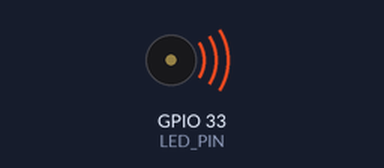
The sketch below on a simulated ESP32. On the bench: buzzer (waves = sounding).

Above: at 0.2 s.
Timing chart, 0 to 35.3 s (numbered marks = the images above):
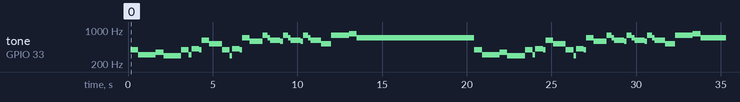

The sketch:

buzzer_test.ino
```cpp
#define NOTE_Ab NOTE_Gs


// use 12 bit precision for LEDC timer
#define LEDC_TIMER_12_BIT 12

// use 5000 Hz as a LEDC base frequency
#define LEDC_BASE_FREQ 5000

// fade LED PIN (replace with LED_BUILTIN constant for built-in LED)
#define LED_PIN 33

#define ONVALUE 200

#define quarter_note_length 300

// Arduino like analogWrite
// value has to be between 0 and valueMax
void ledcAnalogWrite(uint8_t pin, uint32_t value, uint32_t valueMax = 255) {
  // calculate duty, 4095 from 2 ^ 12 - 1
  uint32_t duty = (4095 / valueMax) * min(value, valueMax);

  // write duty to LEDC
  ledcWrite(pin, duty);
}

void setup() {
  // put your setup code here, to run once:
  Serial.begin(115200);
  pinMode(LED_PIN, OUTPUT);
  // Setup timer with given frequency, resolution and attach it to a led pin with auto-selected channel
  ledcAttach(LED_PIN, LEDC_BASE_FREQ, LEDC_TIMER_12_BIT);

}
void restNote(int time) {
  analogWrite(LED_PIN, 0);
  delay(time);
  analogWrite(LED_PIN, ONVALUE);
}

void playNote(note_t note, int timeLength, int octave) {
  // play the note for 90% of the time then turn off for a little
  ledcWriteNote(LED_PIN, note, octave);
  delay(timeLength * 0.9);
  restNote(timeLength * 0.1);
}

void playNote_legato(note_t note, int timeLength, int octave) {
  ledcWriteNote(LED_PIN, note, octave);
  delay(timeLength);
}

void loop() {
  // put your main code here, to run repeatedly:
  ledcAnalogWrite(LED_PIN, 200);
  restNote(quarter_note_length / 2);
  // measure 1/2
  for (int i = 0; i < 3; i++) {
    playNote(NOTE_G, quarter_note_length / 2, 4);
  }
  playNote(NOTE_Eb, quarter_note_length * 3, 4);
  // measure 3-5
  restNote(quarter_note_length / 2);
  for (int i = 0; i < 3; i++) {
    playNote(NOTE_F, quarter_note_length / 2, 4);
  }
  playNote(NOTE_D, quarter_note_length * 3, 4);

  // measure 6
  restNote(quarter_note_length / 2);
  for (int i = 0; i < 3; i++) {
    playNote(NOTE_G, quarter_note_length / 2, 4);
  }
  // measure 7
  playNote(NOTE_Eb, quarter_note_length / 2, 4);
  for (int i = 0; i < 3; i++) {
    playNote(NOTE_Ab, quarter_note_length / 2, 4);
  }
  //measure 8
  playNote(NOTE_G, quarter_note_length / 2, 4);
  for (int i = 0; i < 3; i++) {
    playNote(NOTE_Eb, quarter_note_length / 2, 5);
  }
  // measure 9
  playNote_legato(NOTE_C, quarter_note_length * 2, 5);
  //measure 10
  playNote(NOTE_C, quarter_note_length / 2, 5);
  for (int i = 0; i < 3; i++) {
    playNote(NOTE_G, quarter_note_length / 2, 4);
  }

  //measure 11
  playNote(NOTE_D, quarter_note_length / 2, 4);
  for (int i = 0; i < 3; i++) {
    playNote(NOTE_Ab, quarter_note_length / 2, 4);
  }

  //measure 12
  playNote(NOTE_G, quarter_note_length / 2, 4);
  for (int i = 0; i < 3; i++) {
    playNote(NOTE_F, quarter_note_length / 2, 5);
  }

  //measure 13
  playNote(NOTE_D, quarter_note_length * 2, 5);
  //measure 14
  playNote(NOTE_D, quarter_note_length / 2, 5);
  for (int i = 0; i < 2; i++) {
    playNote(NOTE_G, quarter_note_length / 2, 5);
  }
  playNote(NOTE_F, quarter_note_length / 2, 5);

  //measure 15
  playNote(NOTE_Eb, quarter_note_length * 2, 5);

  //measure 16
  playNote(NOTE_D, quarter_note_length / 2, 5);
  for (int i = 0; i < 2; i++) {
    playNote(NOTE_G, quarter_note_length / 2, 5);
  }
  playNote(NOTE_F, quarter_note_length / 2, 5);

  //measure 17
  playNote(NOTE_Eb, quarter_note_length * 2, 5);

  //measure 18
  playNote(NOTE_D, quarter_note_length / 2, 5);
  for (int i = 0; i < 2; i++) {
    playNote(NOTE_G, quarter_note_length / 2, 5);
  }
  playNote(NOTE_F, quarter_note_length / 2, 5);

  //measure 19
  playNote(NOTE_Eb, quarter_note_length, 5);
  restNote(quarter_note_length);

  //measure 20
  playNote(NOTE_C, quarter_note_length, 5);
  restNote(quarter_note_length);

  //measure 21
  playNote(NOTE_G, quarter_note_length * 3, 5);

  //measure 22
  restNote(quarter_note_length / 2);
  for (int i = 0; i < 3; i++) {
    playNote(NOTE_Ab, quarter_note_length / 2, 5);
  }

  //measure 23
  playNote(NOTE_F, quarter_note_length * 6, 5);

  restNote(5000);
  // for (int i = 0; i <= 1000; i = i + 100) {
  //   ledcChangeFrequency(LED_PIN, i, 12); // 1 khz, 12 bit resolution
  //   Serial.println(ledcReadFreq(LED_PIN));
  //   delay(100);
  // }
  // for (int i = 1000; i >= 0; i = i - 100) {
  //   ledcChangeFrequency(LED_PIN, i, 12); // 1 khz, 12 bit resolution
  //   Serial.println(ledcReadFreq(LED_PIN));
  //   delay(100);
  // }
  //ledcWriteTone(LED_PIN, 1000);
  //ledcWriteNote(LED_PIN, NOTE_C, 5);
  // analogWrite(LED_PIN, 200);
  //analogWriteFrequency(18, 1000);
}
```

Measured:
- by itself, tone on GPIO 33 (LED_PIN): plays 392 Hz for 0.45 s, 311 Hz for 1.1 s, 349 Hz for 0.45 s, 293 Hz for 1.1 s, 392 Hz for 0.45 s, 311 Hz for 0.15 s … (62 notes in this stretch)
